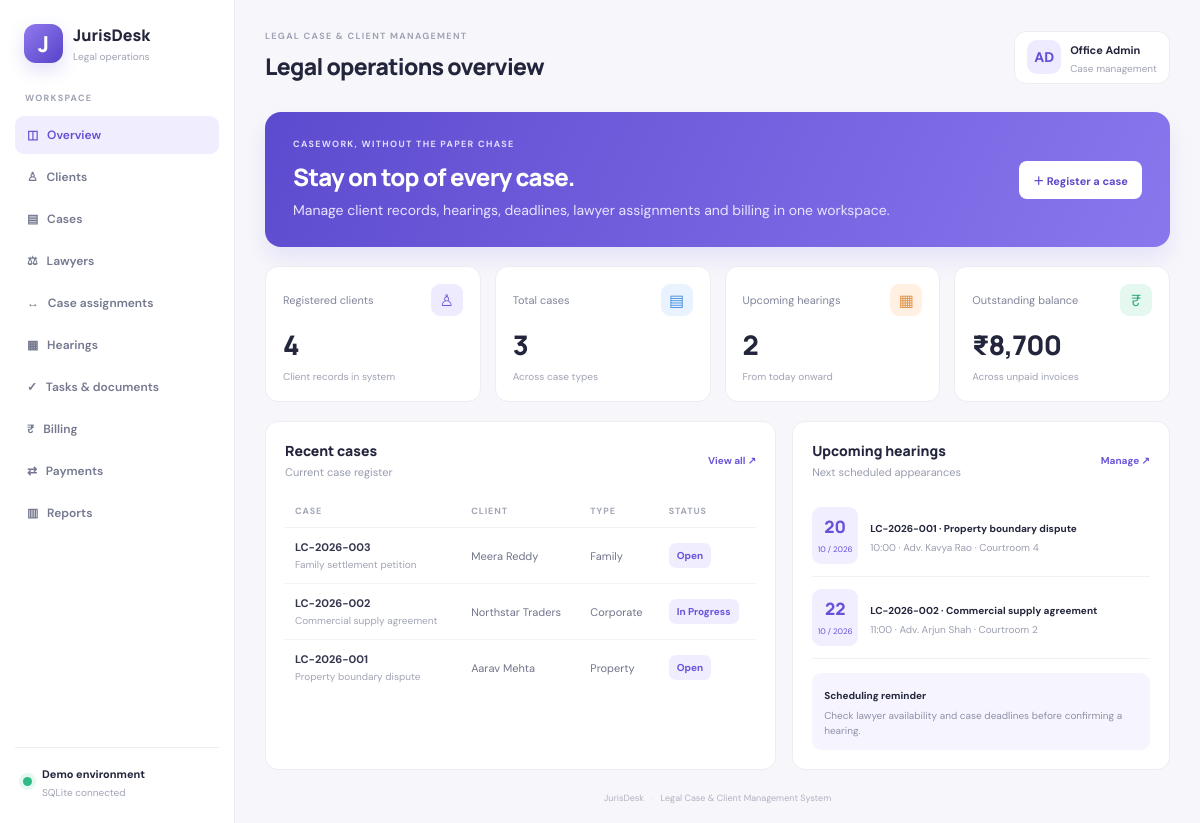
The page / on the database its author committed.
### tables this page shows
CREATE TABLE cases(
          id INTEGER PRIMARY KEY AUTOINCREMENT, case_number TEXT NOT NULL UNIQUE,
          title TEXT NOT NULL, client_id INTEGER NOT NULL, case_type_id INTEGER NOT NULL,
          court_id INTEGER, status TEXT NOT NULL DEFAULT 'Open',
          opened_on TEXT NOT NULL, description TEXT,
          FOREIGN KEY(client_id) REFERENCES clients(id),
          FOREIGN KEY(case_type_id) REFERENCES case_types(id),
          FOREIGN KEY(court_id) REFERENCES courts(id)
        );

CREATE TABLE clients(
          id INTEGER PRIMARY KEY AUTOINCREMENT, name TEXT NOT NULL, phone TEXT,
          email TEXT, address TEXT
        );

CREATE TABLE case_types(
          id INTEGER PRIMARY KEY AUTOINCREMENT, type_name TEXT NOT NULL UNIQUE
        );

CREATE TABLE hearings(
          id INTEGER PRIMARY KEY AUTOINCREMENT, case_id INTEGER NOT NULL, lawyer_id INTEGER NOT NULL,
          court_room TEXT, hearing_date TEXT NOT NULL, start_time TEXT NOT NULL, end_time TEXT NOT NULL,
          notes TEXT, FOREIGN KEY(case_id) REFERENCES cases(id) ON DELETE CASCADE,
          FOREIGN KEY(lawyer_id) REFERENCES lawyers(id),
          CHECK(end_time>start_time)
        );

CREATE TABLE lawyers(
          id INTEGER PRIMARY KEY AUTOINCREMENT, name TEXT NOT NULL, specialization TEXT NOT NULL,
          email TEXT, hourly_rate REAL NOT NULL DEFAULT 1000 CHECK(hourly_rate>=0)
        );

### app.py (the view)
@app.route("/")
def dashboard():
    with db() as con:
        stats = {
          "clients":con.execute("SELECT COUNT(*) FROM clients").fetchone()[0],
          "cases":con.execute("SELECT COUNT(*) FROM cases").fetchone()[0],
          "hearings":con.execute("SELECT COUNT(*) FROM hearings WHERE hearing_date>=?",(date.today().isoformat(),)).fetchone()[0],
          "unpaid":con.execute("SELECT COALESCE(SUM(i.amount-COALESCE(p.paid,0)),0) FROM invoices i LEFT JOIN (SELECT invoice_id,SUM(amount) paid FROM payments GROUP BY invoice_id) p ON p.invoice_id=i.id").fetchone()[0]
        }
        cases=con.execute("""SELECT c.*,cl.name client,ct.type_name case_type,l.name lawyer
          FROM cases c JOIN clients cl ON cl.id=c.client_id JOIN case_types ct ON ct.id=c.case_type_id
          LEFT JOIN assignments a ON a.case_id=c.id LEFT JOIN lawyers l ON l.id=a.lawyer_id
          ORDER BY c.id DESC LIMIT 6""").fetchall()
        hearings=con.execute("""SELECT h.*,c.case_number,c.title,l.name lawyer FROM hearings h
          JOIN cases c ON c.id=h.case_id JOIN lawyers l ON l.id=h.lawyer_id
          WHERE h.hearing_date>=? ORDER BY h.hearing_date,h.start_time LIMIT 5""",(date.today().isoformat(),)).fetchall()
    return render_template("dashboard.html",stats=stats,cases=cases,hearings=hearings)

### app.py (called while the page is built)
def db():
    con = sqlite3.connect(DB)
    con.row_factory = sqlite3.Row
    con.execute("PRAGMA foreign_keys=ON")
    return con

### templates/dashboard.html
{% extends "base.html" %}{% set heading="Legal operations overview" %}{% block content %}
<section class="hero"><div><div class="eyebrow light">CASEWORK, WITHOUT THE PAPER CHASE</div><h2>Stay on top of every case.</h2><p>Manage client records, hearings, deadlines, lawyer assignments and billing in one workspace.</p></div><a class="btn lightbtn" href="{{url_for('cases')}}">＋ Register a case</a></section>
<section class="stats">
<div class="stat"><div>Registered clients <span class="bubble purple">♙</span></div><strong>{{stats.clients}}</strong><small>Client records in system</small></div>
<div class="stat"><div>Total cases <span class="bubble blue">▤</span></div><strong>{{stats.cases}}</strong><small>Across case types</small></div>
<div class="stat"><div>Upcoming hearings <span class="bubble orange">▦</span></div><strong>{{stats.hearings}}</strong><small>From today onward</small></div>
<div class="stat"><div>Outstanding balance <span class="bubble green">₹</span></div><strong>₹{{"{:,.0f}".format(stats.unpaid)}}</strong><small>Across unpaid invoices</small></div>
</section><section class="two">
<div class="panel"><div class="panelhead"><div><h3>Recent cases</h3><p>Current case register</p></div><a href="{{url_for('cases')}}">View all ↗</a></div><div class="tablewrap"><table><thead><tr><th>CASE</th><th>CLIENT</th><th>TYPE</th><th>STATUS</th></tr></thead><tbody>{% for c in cases %}<tr><td><b>{{c.case_number}}</b><small>{{c.title}}</small></td><td>{{c.client}}</td><td>{{c.case_type}}</td><td><span class="pill">{{c.status}}</span></td></tr>{% endfor %}</tbody></table></div></div>
<div class="panel"><div class="panelhead"><div><h3>Upcoming hearings</h3><p>Next scheduled appearances</p></div><a href="{{url_for('hearings')}}">Manage ↗</a></div>{% for h in hearings %}<div class="hearing"><div class="datebox"><b>{{h.hearing_date[8:10]}}</b><small>{{h.hearing_date[5:7]}} / {{h.hearing_date[:4]}}</small></div><div><b>{{h.case_number}} · {{h.title}}</b><small>{{h.start_time}} · {{h.lawyer}} · {{h.court_room or 'Courtroom TBA'}}</small></div></div>{% else %}<p class="muted">No upcoming hearings scheduled.</p>{% endfor %}<div class="tip"><b>Scheduling reminder</b><p>Check lawyer availability and case deadlines before confirming a hearing.</p></div></div></section>{% endblock %}

### templates/base.html (shortened to what this page needs)
<!doctype html><html lang="en"><head><meta charset="utf-8"><meta name="viewport" content="width=device-width,initial-scale=1">
<title>{{ title or "JurisDesk | Legal Operations" }}</title><link rel="stylesheet" href="{{ url_for('static',filename='style.css') }}"></head>
<body><div class="shell"><aside class="sidebar"><div class="brand"><div class="brand-icon">J</div><div><b>JurisDesk</b><small>Legal operations</small></div></div>
<div class="side-label">WORKSPACE</div><nav>
<a class="{{'active' if request.endpoint=='dashboard' else ''}}" href="{{url_for('dashboard')}}">◫ &nbsp; Overview</a>
<a class="{{'active' if request.endpoint=='clients' else ''}}" href="{{url_for('clients')}}">♙ &nbsp; Clients</a>
<a class="{{'active' if request.endpoint=='cases' else ''}}" href="{{url_for('cases')}}">▤ &nbsp; Cases</a>
<a class="{{'active' if request.endpoint=='lawyers' else ''}}" href="{{url_for('lawyers')}}">⚖ &nbsp; Lawyers</a>
<a class="{{'active' if request.endpoint=='assignments' else ''}}" href="{{url_for('assignments')}}">↔ &nbsp; Case assignments</a>
<a class="{{'active' if request.endpoint=='hearings' else ''}}" href="{{url_for('hearings')}}">▦ &nbsp; Hearings</a>
<a class="{{'active' if request.endpoint=='tasks' else ''}}" href="{{url_for('tasks')}}">✓ &nbsp; Tasks & documents</a>
<a class="{{'active' if request.endpoint=='billing' else ''}}" href="{{url_for('billing')}}">₹ &nbsp; Billing</a>
<a class="{{'active' if request.endpoint=='payments' else ''}}" href="{{url_for('payments')}}">⇄ &nbsp; Payments</a>
<a class="{{'active' if request.endpoint=='reports' else ''}}" href="{{url_for('reports')}}">▥ &nbsp; Reports</a>
</nav><div class="side-bottom"><i></i><div><b>Demo environment</b><small>SQLite connected</small></div></div></aside>
<main class="main"><header class="topbar"><div><span class="eyebrow">LEGAL CASE & CLIENT MANAGEMENT</span><h1>{{ heading or "Legal operations overview" }}</h1></div><div class="user"><div class="avatar">AD</div><div><b>Office Admin</b><small>Case management</small></div></div></header>
{% block content %}{% endblock %}<footer>JurisDesk <span>·</span> Legal Case & Client Management System</footer></main></div></body></html>

### rows shown on the page
cases: case_number "LC-2026-003", title "Family settlement petition", client "Meera Reddy", case_type "Family", status "Open"
cases: case_number "LC-2026-002", title "Commercial supply agreement", client "Northstar Traders", case_type "Corporate", status "In Progress"
cases: case_number "LC-2026-001", title "Property boundary dispute", client "Aarav Mehta", case_type "Property", status "Open"
hearings: hearing_date "20", hearing_date "10", hearing_date "2026", case_number "LC-2026-001", title "Property boundary dispute", start_time "10:00", lawyer "Adv. Kavya Rao", court_room "Courtroom 4"
hearings: hearing_date "22", hearing_date "10", hearing_date "2026", case_number "LC-2026-002", title "Commercial supply agreement", start_time "11:00", lawyer "Adv. Arjun Shah", court_room "Courtroom 2"

### other values the page prints
{{ heading or "Legal operations overview" }} "Legal operations overview"
{{ stats.clients }} "4"
{{ stats.cases }} "3"
{{ stats.hearings }} "2"
{{ "{:,.0f}".format(stats.unpaid) }} "8,700"
